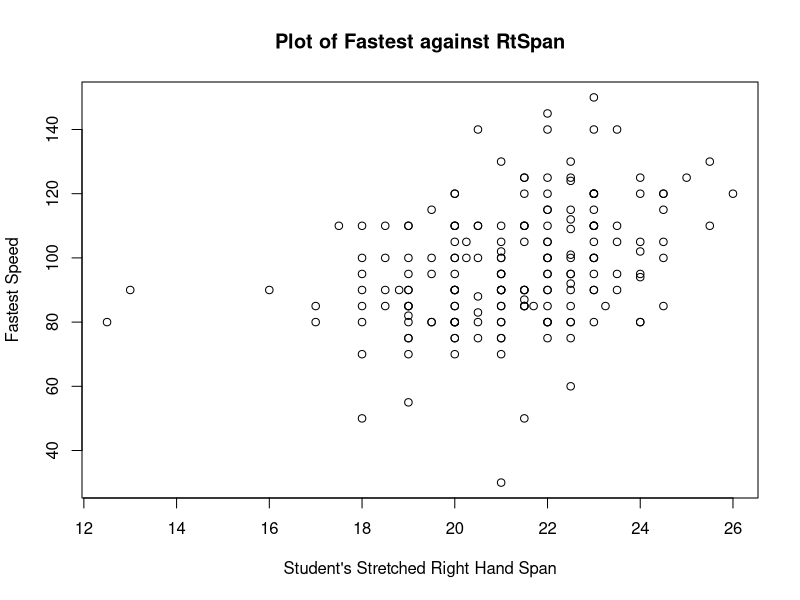
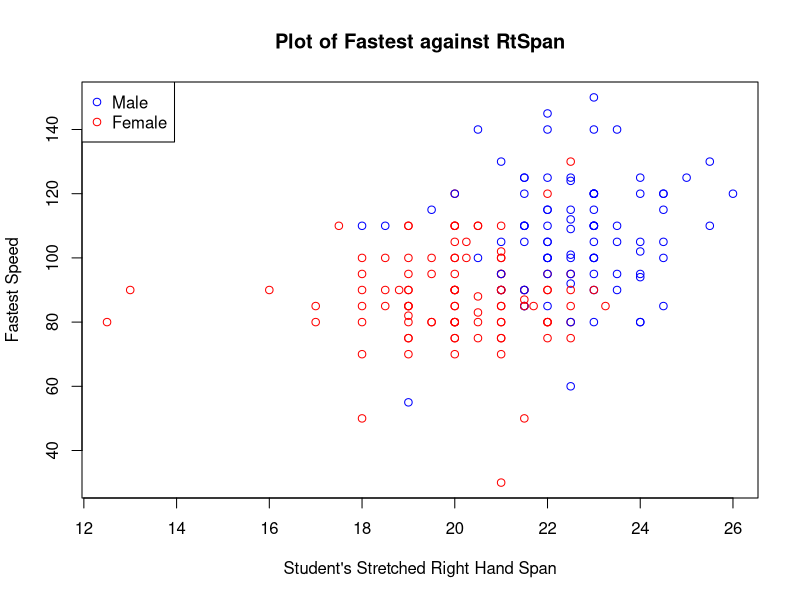

The R script that drew these images, in order:
getwd()
setwd("/Users/yunluli/Desktop/stat5120/hw2")
data<-read.table("Freshmen.txt", header=TRUE, sep="")
attach(data)
plot(RtSpan, Fastest, xlab="Student's Stretched Right Hand Span", ylab="Fastest Speed", 
     main="Plot of Fastest against RtSpan")
result=lm(Fastest~RtSpan)
summary(result)
cor(Fastest, RtSpan)

data.1<-subset(data, Sex=="M")
data.2<-subset(data, Sex=="F")
result.1=lm(data.1$Fastest~data.1$RtSpan)
cor(data.1$Fastest, data.1$RtSpan)
summary(result.1)
result.2=lm(data.2$Fastest~data.2$RtSpan)
summary(result.2)

col.list<-rep(0,length(Sex))
col.list[Sex=="M"]<-1
col.list[Sex=="F"]<-2
colors<-c("blue","red")
plot(RtSpan, Fastest, col=c(colors[col.list]), xlab="Student's Stretched Right Hand Span", ylab="Fastest Speed", 
     main="Plot of Fastest against RtSpan")
legend("topleft", c("Male","Female"),
       col = c("blue","red"), pch=c(1,1))

confint(result,level = 0.95)
anova(result)
newdata<-data.frame(Serviced=5)
predict.lm(result, newdata, interval="confidence", level=0.95)

4-qt(0.975,8)*0.469
4+qt(0.975,8)*0.469
(10.2-9)/sqrt(3.3)

qt(0.975,8)
18.2+2.306004*1.483*sqrt(1.1)
